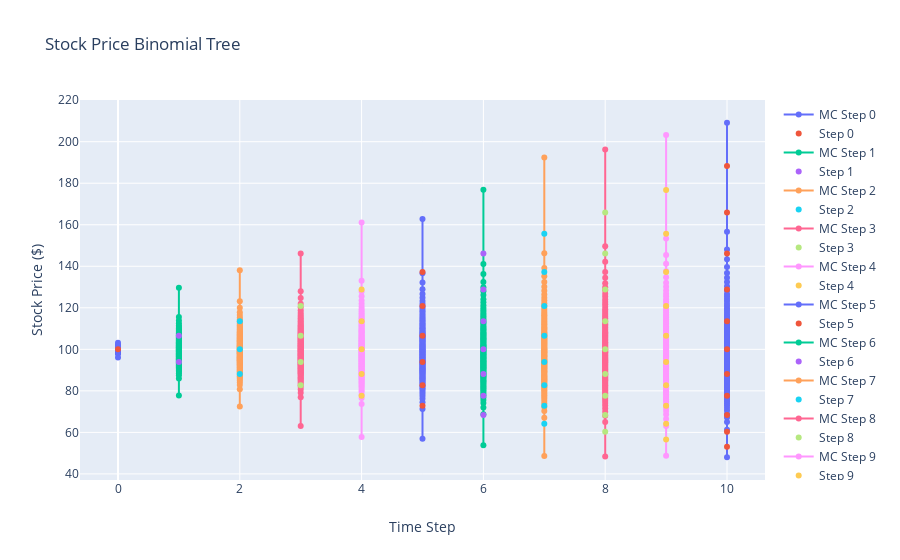

Source (notebook cell):
### Code cell
perc_df.iloc[0:,499]
steps = 10
temp = pd.DataFrame(binomial_tree(100,105,1,r,.20,steps,'c',True))
data = []
for i in range(0,steps+1):
    trace = go.Scatter(
        x = 101*[i], y = perc_df.iloc[0:,np.minimum(i*50,499)], 
        name = 'MC Step {}'.format(i), mode='lines+markers'
    )
    data.append(trace)
    trace = go.Scatter(
        x = (steps+1)*[i], y = temp.iloc[i][temp.iloc[i] != 1], name = 'Step {}'.format(i), mode = 'markers'
    )
    data.append(trace)
layout = go.Layout(
    title = 'Stock Price Binomial Tree', yaxis = dict(title = 'Stock Price ($)'), 
        xaxis = dict(title = 'Time Step'))
fig = go.Figure(data=data, layout=layout)
plotly.offline.iplot(fig)
